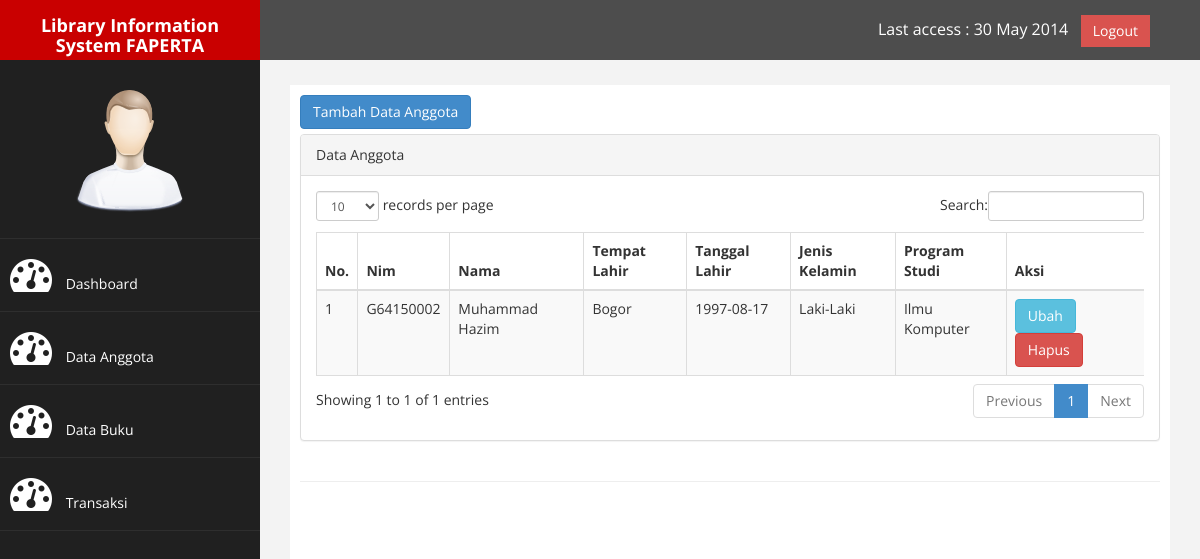
The app's page /?page=anggota, older data.
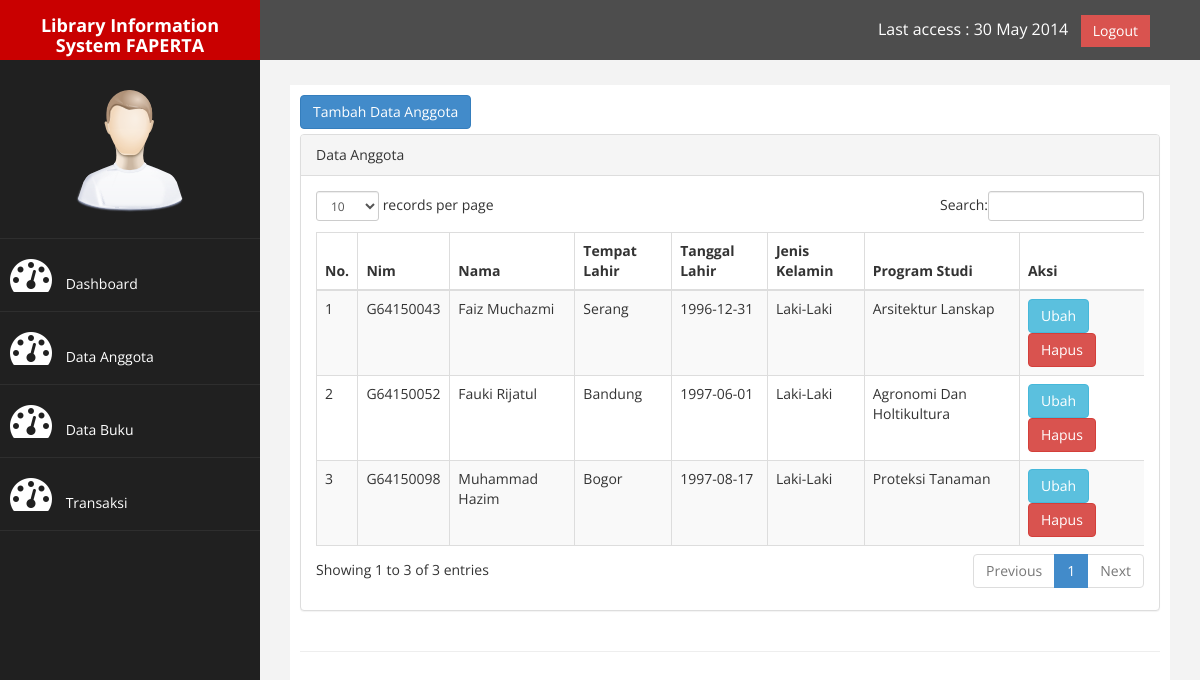
The same page, newer data.
### tables this page shows
CREATE TABLE `tb_anggota` (
  `nim` varchar(9) NOT NULL,
  `nama` varchar(200) NOT NULL,
  `tempat_lahir` varchar(100) NOT NULL,
  `tgl_lahir` date NOT NULL,
  `jk` enum('Laki-laki','Perempuan') NOT NULL,
  `departemen` varchar(50) NOT NULL
);

### page/anggota/anggota.php (the view)
<a href="?page=anggota&aksi=tambah_anggota" class="btn btn-primary" style="margin-bottom: 5px">Tambah Data Anggota</a>
<div class="row">
    <div class="col-md-12">
        <div class="panel panel-default">
            <div class="panel-heading">
                Data Anggota
            </div>
            <div class="panel-body">
                <div class="table-responsive">
                    <table class="table table-striped table-bordered table-hover" id="dataTables-example">
                        <thead>
                        <tr>
                            <th>No.</th>
                            <th>Nim</th>
                            <th>Nama</th>
                            <th>Tempat Lahir</th>
                            <th>Tanggal Lahir</th>
                            <th>Jenis Kelamin</th>
                            <th>Program Studi</th>
                            <th>Aksi</th>
                        </tr>
                        </thead>
                        <tbody>
                        <?php
                        $no = 1;
                        $sql = mysqli_query($conn,"select * from tb_anggota");
                        while ($data=mysqli_fetch_assoc($sql)) {
                            ?>
                            <tr>
                                <td style="text-transform: capitalize"><?php echo $no++; ?></td>
                                <td style="text-transform: capitalize"><?php echo $data['nim']; ?></td>
                                <td style="text-transform: capitalize"><?php echo $data['nama']; ?></td>
                                <td style="text-transform: capitalize"><?php echo $data['tempat_lahir']; ?></td>
                                <td style="text-transform: capitalize"><?php echo $data['tgl_lahir']; ?></td>
                                <td style="text-transform: capitalize"><?php echo $data['jk']; ?></td>
                                <td style="text-transform: capitalize"><?php echo $data['departemen']; ?></td>
                                <td>
                                    <a href="?page=anggota&aksi=ubah_anggota&nim=<?php echo $data['nim']; ?>" class="btn btn-info">Ubah</a>
                                    <a onclick="return confirm('Anda Yakin Ingin Menghapus Data Anggota Ini?')" href="?page=anggota&aksi=hapus_anggota&nim=<?php echo $data['nim']; ?>" class="btn btn-danger">Hapus</a>
                                </td>
                            </tr>
                            <?php } ?>
                        </tbody>
                    </table>
                </div>
            </div>
        </div>
    </div>
</div>

Row changes from the older to the newer data that the page shows:
removed tb_anggota: nim "G64150002", nama "Muhammad Hazim", tempat_lahir "Bogor", tgl_lahir "1997-08-17", jk "Laki-Laki", departemen "Ilmu Komputer"
added tb_anggota: nim "G64150043", nama "Faiz Muchazmi", tempat_lahir "Serang", tgl_lahir "1996-12-31", jk "Laki-Laki", departemen "Arsitektur Lanskap"
added tb_anggota: nim "G64150052", nama "Fauki Rijatul", tempat_lahir "Bandung", tgl_lahir "1997-06-01", jk "Laki-Laki", departemen "Agronomi Dan Holtikultura"
added tb_anggota: nim "G64150098", nama "Muhammad Hazim", tempat_lahir "Bogor", tgl_lahir "1997-08-17", jk "Laki-Laki", departemen "Proteksi Tanaman"
Text that changed along with them:
text written by a page script: "records per page Search: Showing 1 to 1 of 1 entries Previous 1 Next" → "records per page Search: Showing 1 to 3 of 3 entries Previous 1 Next"
